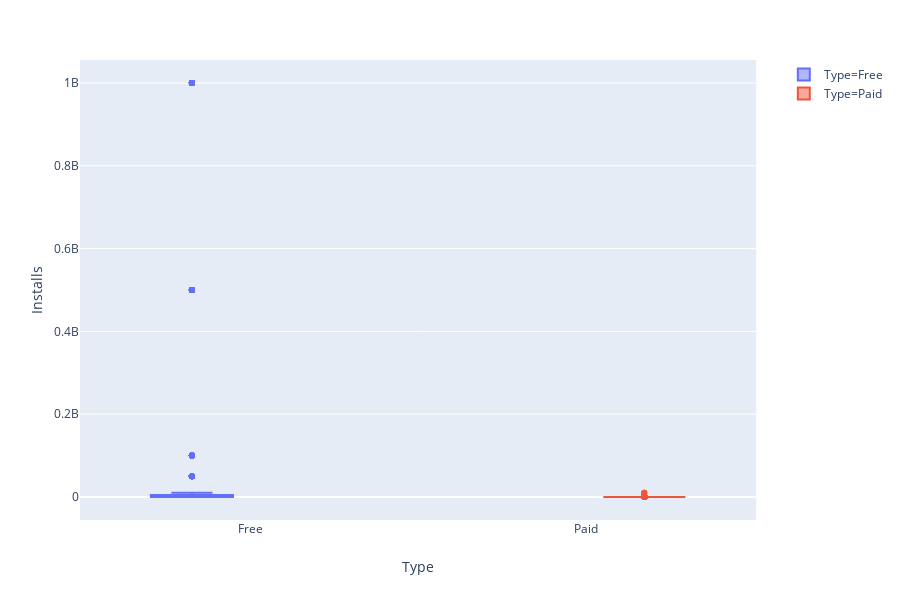

The cell this chart's notebook holds for it:
### Markdown cell above
According to the dataset, 10000+ apps are free which is equvialient to approximately 93% of the apps in Google Play Store. Free apps are more popular among the users and hence they get the most reviews.

### Code cell
free_paid = gplaystore_sub[gplaystore_sub['Type'].notnull()]
fig = px.box(free_paid, x="Type", y = 'Installs', color = 'Type')
fig.show()

### Figure 1 — Plotly figure (JSON) as saved in the notebook; plotly's stock layout.template omitted (floating-point values rounded to 4 significant figures; data arrays with more than 128 entries replaced by an {"elided": "..."} marker saying what was removed)
{"data": [{"alignmentgroup": "True", "hoverlabel": {"namelength": 0}, "hovertemplate": "Type=%{x}<br>Installs=%{y}", "legendgroup": "Type=Free", "marker": {"color": "#636efa"}, "name": "Type=Free", "notched": false, "offsetgroup": "Type=Free", "orientation": "v", "showlegend": true, "type": "box", "x": {"elided": "10039 str values"}, "x0": " ", "xaxis": "x", "y": {"elided": "10039 int values"}, "y0": " ", "yaxis": "y"}, {"alignmentgroup": "True", "hoverlabel": {"namelength": 0}, "hovertemplate": "Type=%{x}<br>Installs=%{y}", "legendgroup": "Type=Paid", "marker": {"color": "#EF553B"}, "name": "Type=Paid", "notched": false, "offsetgroup": "Type=Paid", "orientation": "v", "showlegend": true, "type": "box", "x": {"elided": "800 str values"}, "x0": " ", "xaxis": "x", "y": {"elided": "800 int values"}, "y0": " ", "yaxis": "y"}], "layout": {"boxmode": "group", "height": 600, "legend": {"tracegroupgap": 0}, "margin": {"t": 60}, "xaxis": {"anchor": "y", "categoryarray": ["Free", "Paid"], "categoryorder": "array", "domain": [0, 0.98], "title": {"text": "Type"}}, "yaxis": {"anchor": "x", "domain": [0, 1], "title": {"text": "Installs"}}}}
